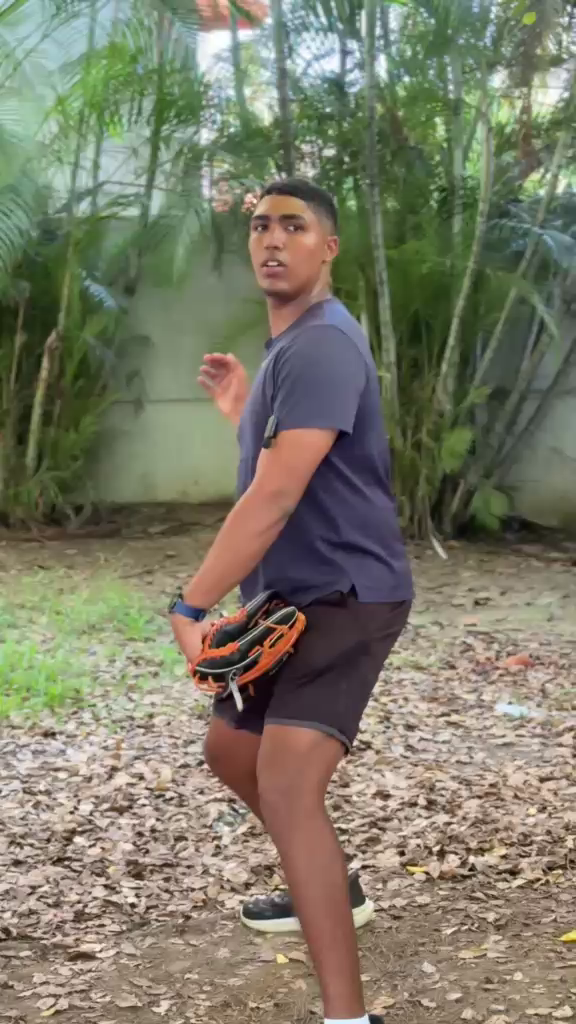
#> input picture Claude/MovilBusinessDashBoard/Porfi Academy/Videos/Fotogramas originales/fotograma-1-postura-inicial-000-576x1024.png, 576 x 1024 px
$ python -i crear_banners.py   (imports and definitions only)
#> lines starting #> are read from the running program, lines starting #| are printed output that depends on the picture; after the words box and inside, x2 and y2 are one past the last pixel; in counts of white or black regions, pixels touching at a corner belong together
#> further down, picture is the input picture: shape (1024, 576, 3); mean B, G, R 104, 122.7, 124.4
import cv2, numpy as np, os, sys
from PIL import Image
src = r"C:\Users\Rudy\Downloads\1er paso para tirar duro.mp4"
root = r"C:\Personales RM\Claude\MovilBusinessDashBoard\Porfi Academy\Videos"
W, H = 1600, 800
NAVY = np.array([32, 16, 9], np.float32)         # #091020 (BGR)
NAVY2 = np.array([80, 39, 26], np.float32)       # #1A2750
ORANGE = np.array([5, 77, 249], np.float32)      # #F94D05
SLANT = 70                                       # inclinación (como la cursiva del logo)
SS = 4                                           # supersampling para bordes suaves
yy, xx = np.mgrid[0:H, 0:W].astype(np.float32)

def poly_mask(pts, w=W, h=H):
    m = np.zeros((h * SS, w * SS), np.uint8)
    cv2.fillConvexPoly(m, (np.array(pts, np.float32) * SS).astype(np.int32), 255)
    return cv2.resize(m, (w, h), interpolation=cv2.INTER_AREA).astype(np.float32) / 255.0

def over(bg, color, alpha):
    a = alpha[:, :, None]
    return bg * (1 - a) + color * a

def banner(frame):
    h, w = frame.shape[:2]
#> h = 1024; w = 576
    fw, fh = int(round(w * H / h)), H                       # el fotograma completo a 800 px de alto
#> fw = 450; fh = 800
    x0 = 1090 - fw // 2
#> x0 = 865

    # fondo de marca: azul marino → azul más claro a la derecha + resplandor naranja detrás del panel
    t = np.clip(xx / W, 0, 1)[:, :, None]
    bg = NAVY * (1 - 0.65 * t) + NAVY2 * (0.65 * t)
    d = np.hypot(xx - (x0 + fw * 0.7), (yy - 470) * 1.15)
    bg = over(bg, ORANGE, np.exp(-(d / 480) ** 2) * 0.40)

    # trazos de velocidad (como la estela de la pelota del logo), solo en la mitad superior
    for y, length, th, al in ((170, 330, 12, .75), (230, 480, 18, .95), (290, 300, 10, .75),
                              (350, 560, 20, 1.0), (410, 360, 12, .8), (470, 260, 10, .65)):
        xe = x0 + SLANT * (1 - y / H) - 22
        xs = xe - length
        m = poly_mask([(xs, y), (xe, y - th / 2), (xe, y + th / 2)])
        ramp = np.clip((xx - xs) / (xe - xs), 0, 1) ** 1.3
        bg = over(bg, ORANGE, m * ramp * al)
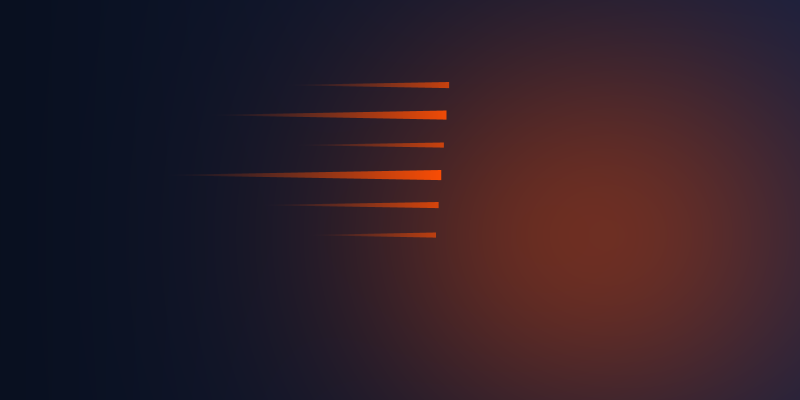
#> bg: shape (800, 1600, 3) float32 (shown at 1/2 size); mean of channels 0, 1, 2 40.4, 31, 49; drawn as B, G, R

    # sombra del panel
    pm = poly_mask([(x0 + SLANT, 0), (x0 + fw, 0), (x0 + fw - SLANT, H), (x0, H)])
#> in poly_mask (call 7), `cv2.fillConvexPoly(m, (np.array(pts, np.float32) * SS).astype(np.int32..`:
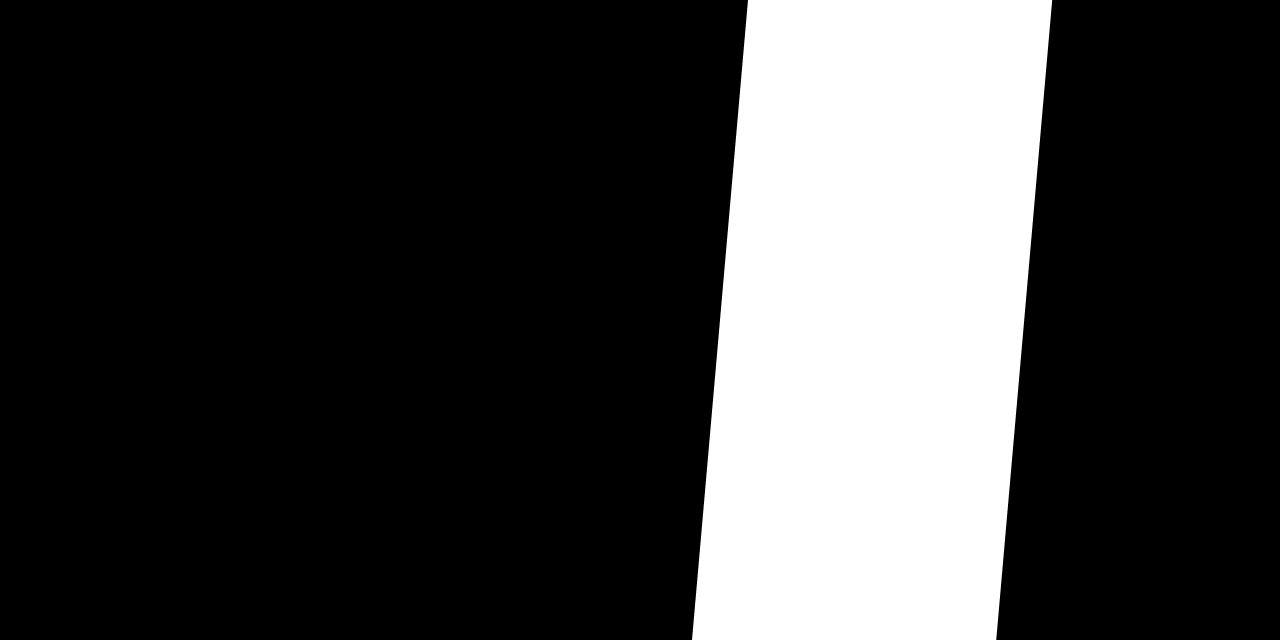
#> m: shape (3200, 6400) (shown at 1/5 size); 23.8% white; 1 white region, box (x1, y1, x2, y2) and area: (3460, 0, 5261, 3200) 4867451
    sh = cv2.GaussianBlur(pm, (0, 0), 20)
    bg = bg * (1 - 0.5 * sh)[:, :, None]

    # primer plano: video nítido (Lanczos + realce leve) dentro del paralelogramo
    fg = cv2.resize(frame, (fw, fh), interpolation=cv2.INTER_LANCZOS4).astype(np.float32)
    fg = np.clip(fg + 0.6 * (fg - cv2.GaussianBlur(fg, (0, 0), 1.2)), 0, 255)
    canvas = np.zeros((H, W, 3), np.float32); canvas[:, x0:x0 + fw] = fg
#> after `canvas[:, x0:x0 + fw] = fg`:
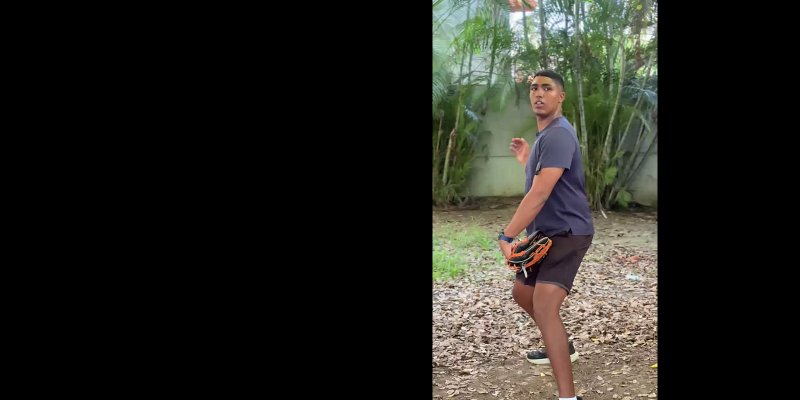
#> canvas: shape (800, 1600, 3) float32 (shown at 1/2 size); mean B, G, R 29.3, 34.5, 35
    bg = bg * (1 - pm)[:, :, None] + canvas * pm[:, :, None]
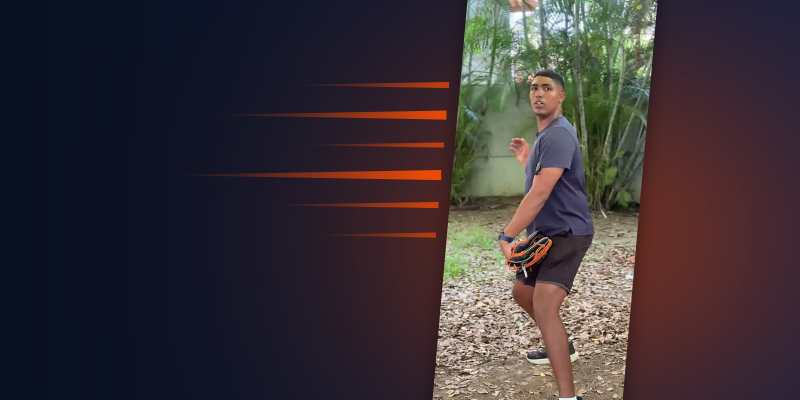
#> bg: shape (800, 1600, 3) float32 (shown at 1/2 size); mean of channels 0, 1, 2 55.1, 50, 58.9; drawn as B, G, R

    # filos naranja del borde izquierdo
    bg = over(bg, ORANGE, poly_mask([(x0 + SLANT - 10, 0), (x0 + SLANT, 0), (x0, H), (x0 - 10, H)]))
#> in poly_mask (call 8), `cv2.fillConvexPoly(m, (np.array(pts, np.float32) * SS).astype(np.int32..`:
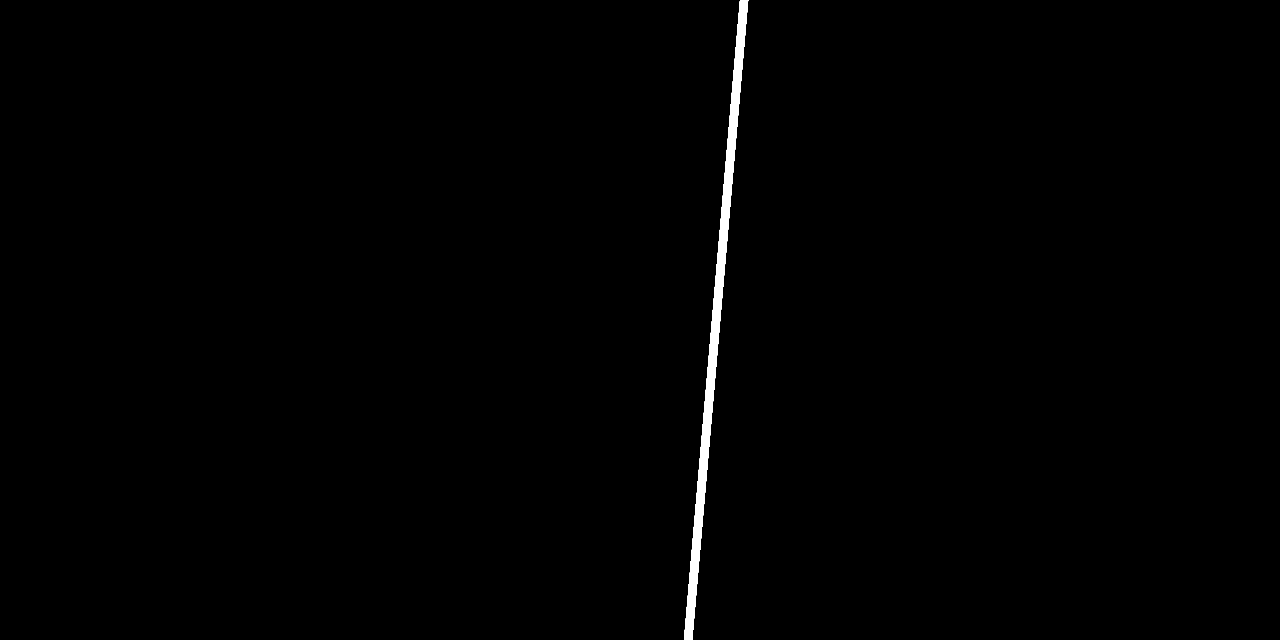
#> m: shape (3200, 6400) (shown at 1/5 size); 0.64% white; 1 white region, box (x1, y1, x2, y2) and area: (3420, 0, 3741, 3200) 131451
    bg = over(bg, ORANGE, poly_mask([(x0 + SLANT - 28, 0), (x0 + SLANT - 22, 0), (x0 - 22, H), (x0 - 28, H)]) * 0.6)
#> in poly_mask (call 9), `cv2.fillConvexPoly(m, (np.array(pts, np.float32) * SS).astype(np.int32..`:
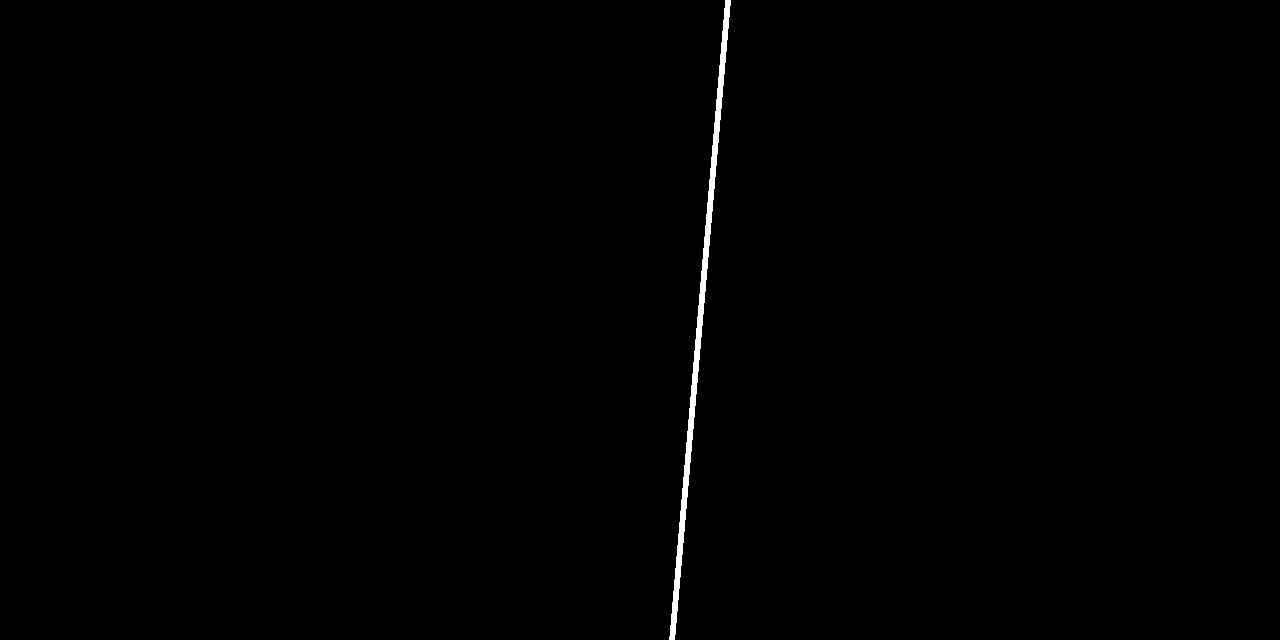
#> m: shape (3200, 6400) (shown at 1/5 size); 0.39% white; 1 white region, box (x1, y1, x2, y2) and area: (3348, 0, 3653, 3200) 80251
    return cv2.cvtColor(np.clip(bg, 0, 255).astype(np.uint8), cv2.COLOR_BGR2RGB)

# [16 lines not run here, left out]

>>> import cv2
>>> picture = cv2.imread('../Fotogramas originales/fotograma-1-postura-inicial-000-576x1024.png')
>>> result = banner(picture)

$ run again, on Claude/MovilBusinessDashBoard/Porfi Academy/Videos/Fotogramas originales/fotograma-2-elevacion-de-pierna-120-576x1024.png
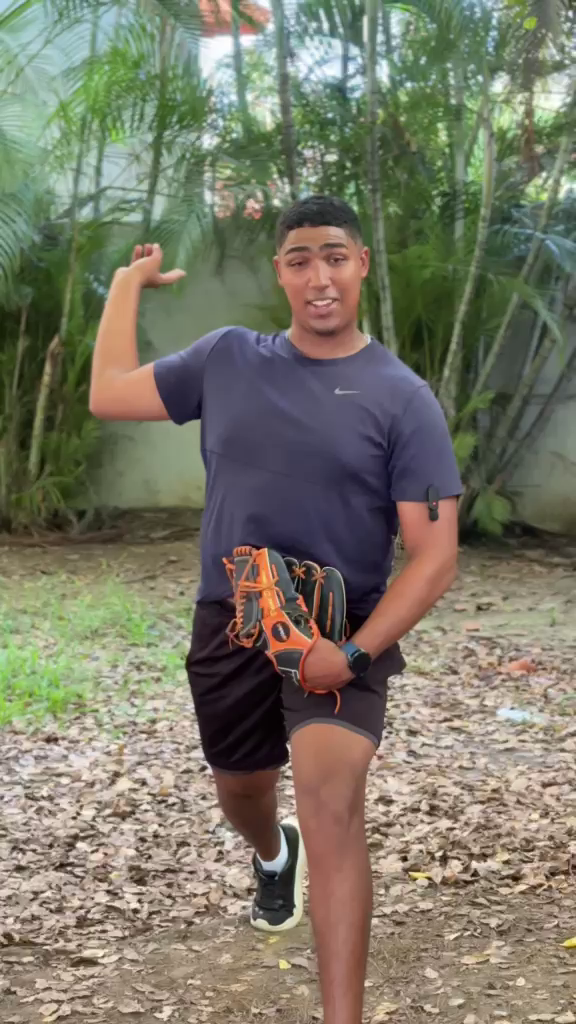
#> input picture Claude/MovilBusinessDashBoard/Porfi Academy/Videos/Fotogramas originales/fotograma-2-elevacion-de-pierna-120-576x1024.png, 576 x 1024 px
#> picture is the input picture: shape (1024, 576, 3); mean B, G, R 103.3, 120.1, 122.4
#> m: shape (3200, 6400); 23.8% white; 1 white region, box (x1, y1, x2, y2) and area: (3460, 0, 5261, 3200) 4867451
#> in banner, `canvas[:, x0:x0 + fw] = fg`:
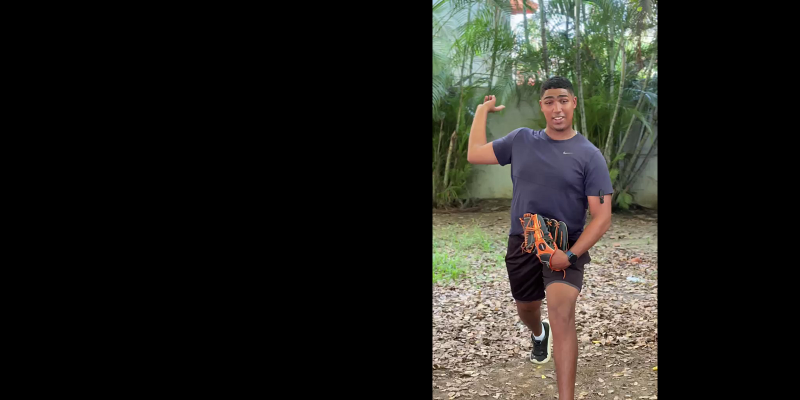
#> canvas: shape (800, 1600, 3) float32 (shown at 1/2 size); mean B, G, R 29.1, 33.8, 34.5
#> in banner, `bg = bg * (1 - pm)[:, :, None] + canvas * pm[:, :, None]`:
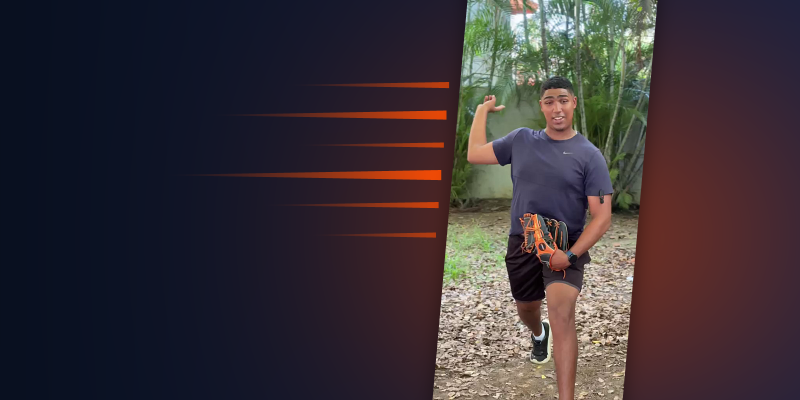
#> bg: shape (800, 1600, 3) float32 (shown at 1/2 size); mean of channels 0, 1, 2 54.9, 49.2, 58.3; drawn as B, G, R
#> m: shape (3200, 6400); 0.64% white; 1 white region, box (x1, y1, x2, y2) and area: (3420, 0, 3741, 3200) 131451
#> m: shape (3200, 6400); 0.39% white; 1 white region, box (x1, y1, x2, y2) and area: (3348, 0, 3653, 3200) 80251
